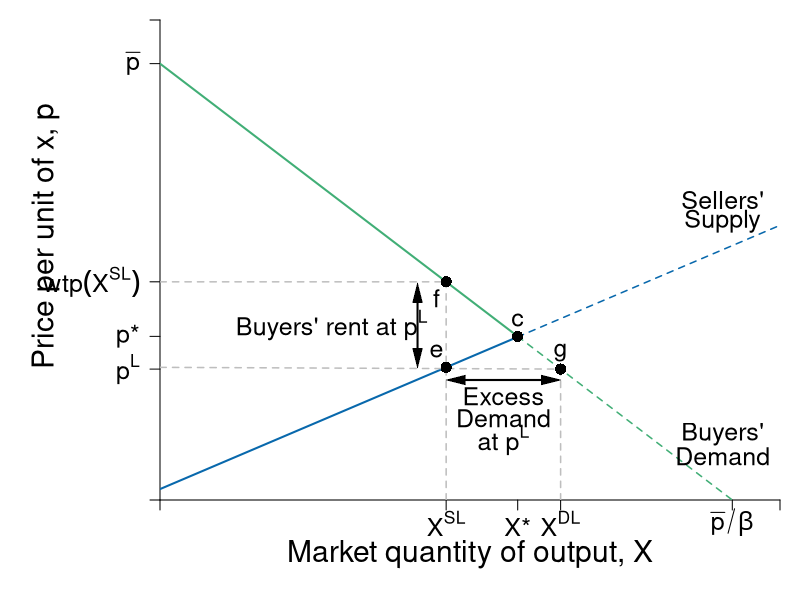

Write R code to recreate this figure.
require(shape)
pdf(file = "competitionmarkets/demand_supply_excess_D.pdf", width = 9, height = 7)

#Set parameters for graphics
pointsize <- 1.8
axislabelsize <- 1.8
labelsize <- 1.5
namesize <- 1.8
annotatesize <- 1.5
graphlinewidth <- 2
segmentlinewidth <- 1.5

COL <- c("#7fc97f", "#beaed4", "#fdc086", "#ffff99", "#386cb0", "#f0027f", "#bf5b17", "#666666")
COLA <- c("#e0f3db", "#99d8c9","#66c2a4","#41ae76", "#238b45", "#005824")
COLB <- c("#c6dbef", "#4eb3d3", "#2b8cbe", "#0868ac","#084081")
COLC <- c("#fcfbfd", "#efedf5", "#dadaeb", "#bcbddc", "#9e9ac8", "#807dba", "#6a51a3", "#54278f", "#3f007d")

par(mar =  c(5, 8, 1, 1))

Demand <- function(x, rmax = 20, xmax = 12, n = 10) {
  rmax - (rmax/(n*xmax))*x
}

mrsA <- function(x, rmax = 20, xmax = 10) {
  rmax - (rmax/xmax)*x
}

uA <- function(x, y, rmax = 20, xmax = 10) {
  y + rmax*x - (1/2)(rmax/xmax)*x^2
}


#Supply <- function(x, c1 = 0, c2 = 0.05){
#  c1 + 2*c2*x
#}

# New Supply
Supply <- function(x, c1 = 0.5, c2 = 0.0465){
  c1 + 2*c2*x
}

xlims <- c(0, 130)
ylims <- c(0, 22)

npts <- 501 
x <- seq(xlims[1], xlims[2], length.out = npts)
y <- seq(ylims[1], ylims[2], length.out = npts) 
a <- c(46.08, 55, 64)
b <- c(46.08, 55, 64)

plot(0, 0, xlim = xlims, ylim = ylims, type = "n",
     xlab = expression(paste("")),
     ylab = expression(paste("")), 
     xaxt = "n", 
     yaxt = "n", 
     cex.lab = axislabelsize, 
     bty = "n",
     xaxs="i", 
     yaxs="i")

# ticksy <- seq(from = 0, to = ylims[2], by = 2)
# ylabels <- seq(from = 0, to = ylims[2], by = 2)
# ticksx <- seq(from = 0, to = xlims[2], by = 2)
# xlabels <- seq(from = 0, to = xlims[2], by = 2)
ticksy <- c(0, 6, 7.5, Demand(x = 60), 20, ylims[2])
ylabels <- c(NA, expression(paste(p^L)), expression(paste(p,"*")), expression(paste(wtp(X^{SL}))), expression(paste(bar(p))), NA)
ticksx <- c(0,  60, 75, 84, 120, xlims[2])
xlabels <- c(NA, expression(paste(X^{SL})), expression(paste(X,"*")), expression(paste(X^{DL})), expression(paste(bar(p)/beta)), NA)

axis(1, at = ticksx, pos = 0, labels = xlabels, cex.axis = labelsize)
axis(2, at = ticksy, pos = 0, labels = ylabels, las = 1,  cex.axis = labelsize)

npts <- 500 
xx1 <- seq(xlims[1], 75, length.out = npts)
xx2 <- seq(75, xlims[2], length.out = npts)

#Lines for mrs graph
lines(xx1, Demand(xx1), col = COLA[4], lwd = graphlinewidth)
lines(xx2, Demand(xx2), col = COLA[4], lty = 2, lwd = segmentlinewidth)
lines(xx1, Supply(xx1), col = COLB[4], lwd = graphlinewidth)
lines(xx2, Supply(xx2), col = COLB[4], lty = 2, lwd = segmentlinewidth)

#Label axes
#mtext(expression(paste("Market quantity of output, ", X)), side=1, line = 2.5, cex = axislabelsize)
text(0.5*xlims[2], -2.5, expression(paste("Market quantity of output, ", X)), xpd = TRUE, cex = axislabelsize) 
text(-24, 0.55*ylims[2], expression(paste("Price per unit of x, ", p)), xpd = TRUE, cex = axislabelsize, srt = 90) 


# segments(0, 7.5, 75, 7.5, lty = 2, "gray" , lwd = segmentlinewidth)
# segments(75, 0, 75, 7.5, lty = 2, col = "gray" , lwd = segmentlinewidth)
points(75, 7.5, pch = 16, col = "black", cex = 1.5)
text(75, 8.25, expression(c), cex = labelsize)

segments(0, Supply(x = 60), 84, Demand(x = 84), lty = 2, "gray" , lwd = segmentlinewidth)
segments(60, 0, 60, Demand(x = 60), lty = 2, col = "gray" , lwd = segmentlinewidth)
segments(0, Demand(x = 60), 60, Demand(x = 60), lty = 2, col = "gray" , lwd = segmentlinewidth)
segments(84, 0, 84, Demand(x = 84), lty = 2, col = "gray" , lwd = segmentlinewidth)
points(60, Supply(x = 60), pch = 16, col = "black", cex = 1.5)
points(84, Demand(x = 84), pch = 16, col = "black", cex = 1.5)
points(60, Demand(x = 60), pch = 16, col = "black", cex = 1.5)
text(84, Demand(x = 84) + 0.75, expression(g), cex = labelsize)
text(60 - 2, Supply(x = 60) + 0.75, expression(e), cex = labelsize)
text(60 - 2, Demand(x = 60) - 0.75, expression(f), cex = labelsize)

Arrows(54, 6.5, 54, 9.5, col = "black", lty = 1, code = 3, lwd = 2, arr.type = "triangle", arr.lwd = 0.5)
text(36, 8, expression(paste("Buyers' rent at ", p^L)), cex = labelsize)


# 
# points(50, 10, pch = 16, col = "black", cex = 1.5)
# text(52, 10.5, expression(M))

#segments(4.11765, 6.17647, 5.88, 8.88, lty = 1, col = COL[2] , lwd = graphlinewidth)
text(118, 13.75, expression("Sellers'"), cex = labelsize)
text(118, 12.75, expression("Supply"), cex = labelsize)
#text(7.3, 2.5, expression("Curve"))

# Arrows(56, 11.5, 108, 11.5, col = "black", lty = 1, code = 3, lwd = 2, arr.type = "triangle", arr.lwd = 0.5)
# text(80, 12.5, expression(paste("Excess Supply at ", p^H)), cex = labelsize)

Arrows(62, 5.5, 82, 5.5, col = "black", lty = 1, code = 3, lwd = 2, arr.type = "triangle", arr.lwd = 0.5)
text(72, 4.75, expression(paste("Excess")), cex = labelsize)
text(72, 3.75, expression(paste("Demand")), cex = labelsize)
text(72, 2.75, expression(paste("at ", p^L)), cex = labelsize)


#Label Demand
text(118, 3, expression(paste("Buyers'")), cex = labelsize)
text(118, 2, expression(paste("Demand")), cex = labelsize)

#doesn't seem to be giving me a new pdf 
dev.off()
